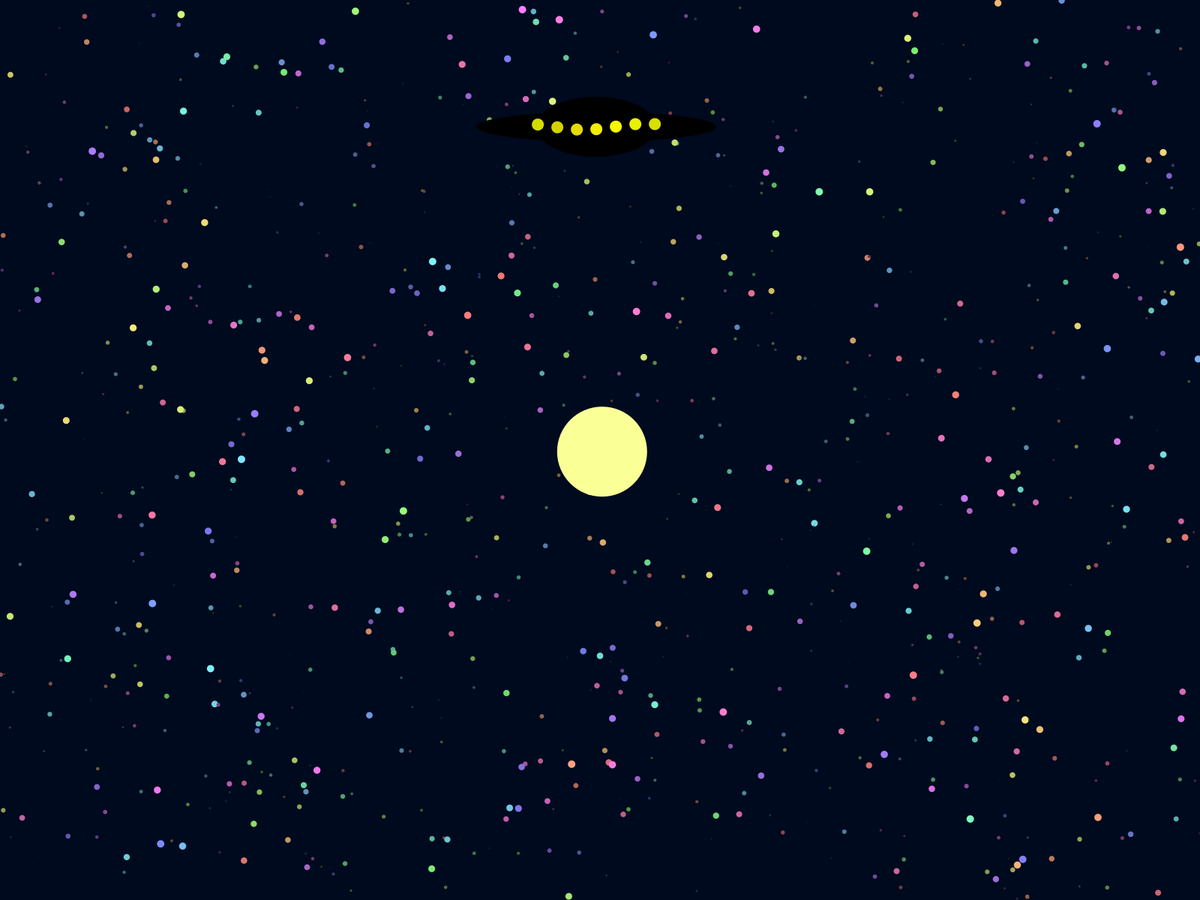
Frame 1 (no input)
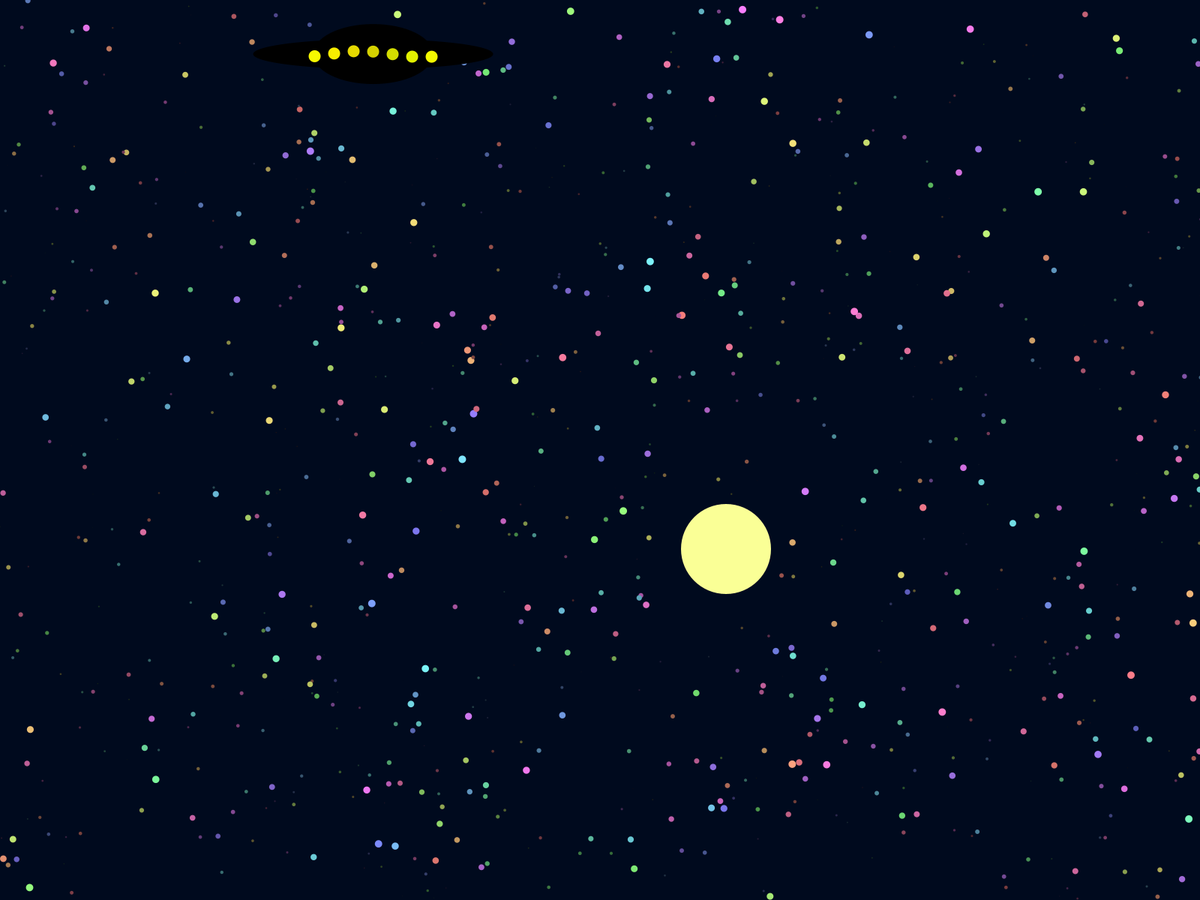
Frame 60 (the mouse pressed at the canvas centre just before this capture)
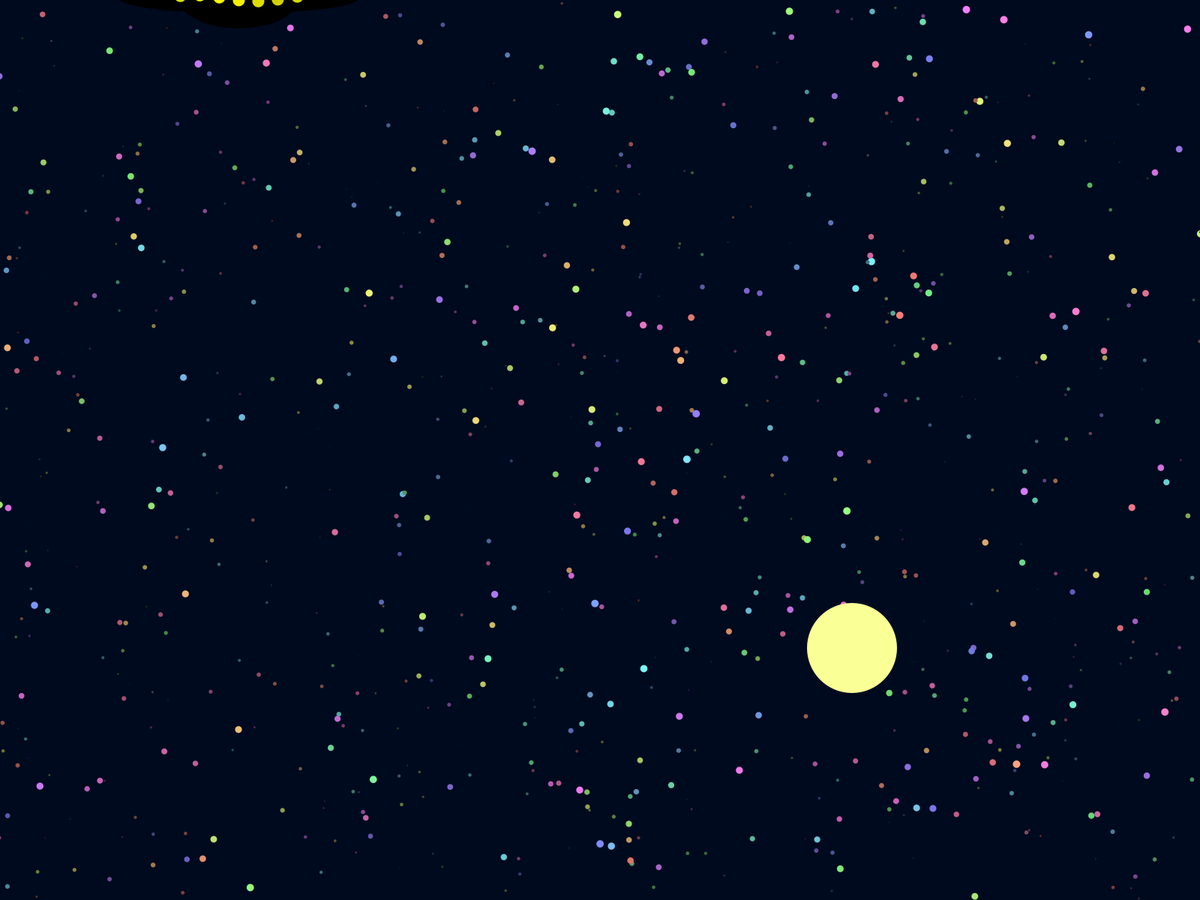
Frame 120 (the mouse held since frame 60 and released just before this capture)

The Processing sketch that drew these frames (run headless with seeded random() and noise(); from frame 60 on, the mouse is pressed at the canvas centre):

// Processing sketch: Aliens
// ── Aliens.pde
/**
 * Bounce. 
 * 
 * When the shape hits the edge of the window, it reverses its direction. 
 */
 
int rad = 60;        // Width of the shape
float xpos, ypos;    // Starting position of shape    

float xspeed = 2.8;  // Speed of the shape
float yspeed = 2.2;  // Speed of the shape

int xdirection = 1;  // Left or Right
int ydirection = 1;  // Top to Bottom

//--------------------------------
// alien code 
float alienPosX, alienPosY, alienSpeedX, alienSpeedY;
boolean beamMeUp = false;
int beamOniter = 50;
int beamOffIter = 200;
int iter = 0;
//--------------------------------

void setup() 
{
  // size(640, 360);
  fullScreen();
  noCursor();
  noStroke();
  frameRate(30);
  ellipseMode(RADIUS);
  // Set the starting position of the shape
  xpos = width/2;
  ypos = height/2;
  
  setupStars();
  
  //-------------------------------------
  // alien code
  alienPosX = width/2;
  alienPosY = random(0, height);
  alienSpeedX = random(-5, 10);
  alienSpeedY = random(-5, 20);

  
  
  //-------------------------------------
 
}

void draw() 
{
  background(0, 10, 30);
  
  drawStars();
  
  // Update the position of the shape
  xpos = xpos + ( xspeed * xdirection );
  ypos = ypos + ( yspeed * ydirection );
  
  // Test to see if the shape exceeds the boundaries of the screen
  // If it does, reverse its direction by multiplying by -1
  if (xpos > width-rad || xpos < rad) {
    xdirection *= -1;
  }
  if (ypos > height-rad || ypos < rad) {
    ydirection *= -1;
  }

  // Draw the shape
  fill(color(250, 255, 150));
  ellipse(xpos, ypos, rad, rad);
  
  //---------------------------------------
  iter ++;
  //alien code
  alienSpeedX += random(-1, 1);
  alienSpeedY += random(-1, 1);
  if (alienSpeedX > 20) alienSpeedX = 20;
  if (alienSpeedX < -20) alienSpeedX = -20; 
  if (alienSpeedY > 10) alienSpeedY = 10;
  if (alienSpeedY < -10) alienSpeedY = -10;
  if (beamMeUp){
    alienPosX += alienSpeedX/10;
    alienPosY += alienSpeedY/10;
    drawAlien(alienPosX, alienPosY, true);
    if (iter >= beamOniter){
      iter = 0;
      beamMeUp = false;
      beamOniter += random(-20,20);
      if (beamOniter < 30 || beamOniter > 150) beamOniter = 50;
    }  
  }
  else{
    alienPosX += alienSpeedX;
    alienPosY += alienSpeedY;
    drawAlien(alienPosX, alienPosY, false);
    if (iter >= beamOffIter){
      iter = 0;
      beamMeUp = true; 
      beamOffIter += random(-50,50);
      if (beamOffIter < 60 || beamOffIter > 450) beamOffIter = 150;
    }
  }
  if (alienPosY < 0){ 
    float amountOut = abs(alienPosY)/height;
    alienSpeedY += 5*amountOut; 
  }
  if (alienPosX < 0){ 
    float amountOut = abs(alienPosX)/width;
    alienSpeedX += 5*amountOut; 
  }
  if (alienPosY > height-height/4){ 
    float amountOut = (alienPosY-(height-height/4))/height;
    alienSpeedY -= 5*amountOut; 
  }
  if (alienPosX > width){ 
    float amountOut = (alienPosX-width)/width;
    alienSpeedX -= 5*amountOut; 
  }  
     
  //---------------------------------------
}

void drawAlien(float xpos, float ypos, boolean beam)
{
    int size = width / 20;
  if(beam){
    fill(color(255,255,100+random(-30, 30)));
    triangle(xpos, ypos, xpos-size/5, height, xpos+size/5, height);
    fill(color(0,0,0));
    float osuus = ((float)beamOniter-iter)/beamOniter;
    float matka = height-ypos;
    ellipse(xpos, ypos+osuus*matka, size/15, size/15);
  }  
  
  fill(color(0,0,0));
  ellipse(xpos, ypos, size, size/2);
  ellipse(xpos, ypos, size*2, size/4);
  
  for (int i = -3; i < 4; i++) {
    fill(color(230+20*sin(millis()/100.0-i),230+20*sin(millis()/500.0+i),0));
    ellipse(xpos+((size)/3*i),ypos+size/20*sin(millis()/100.0+i), size/10, size/10);
  }

  
}  

// ── Stars.pde
ArrayList<Float> starXs = new ArrayList<Float>();
ArrayList<Float> starYs = new ArrayList<Float>();
ArrayList<Float> starSizes = new ArrayList<Float>();
ArrayList<Float> starHues = new ArrayList<Float>();

int starCount = 1000;

void setupStars() {
  
  for(int i = 0; i < starCount; i++) {
    starXs.add(random(0, width));
    starYs.add(random(0, height));
    starSizes.add(random(0, 100) / 100f);
    starHues.add(random(0, 100));
    
  }
  
}


void drawStars () {
  for(int i = 0; i < starCount; i++) {
    float x = starXs.get(i);
    float y = starYs.get(i);
    float size = starSizes.get(i);
    float hue = starHues.get(i);
    drawStar(x, y, size, hue);
    
    x += size * 5;
    
    if (x > width + 10) {
      x -= width + 20;
      size = random(0, 100) / 100f;
    }
    
    starSizes.set(i, size);
    starXs.set(i, x);
    
  }
  
}

void drawStar(float x, float y, float size, float hue) {
  
  colorMode(HSB, 100, 100, 100);
  
  color starColor = color(hue, 50, 100 * size);
  noStroke();
  fill(starColor);
  ellipse(x, y, 5 * size, 5 * size);
  
  colorMode(RGB, 255, 255, 255);
  
}
